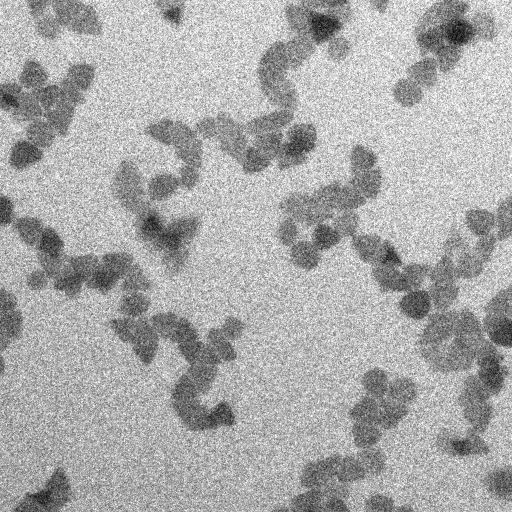
%> input picture MTF maker/MTF sample images/000.tif, 1024 x 1024 px (shown at 1/2 size); its folder holds only this picture in this run
$ octave MTF_maker.m   (GNU Octave 9; MATLAB toolbox functions it lacks are replaced by stand-ins)
%> lines starting %> are read from the running program, lines starting %| are printed output that depends on the picture; in (x1, y1, x2, y2) boxes, pixels count from 0 and x2, y2 are one past the last pixel; in counts of white or black regions, pixels touching at a corner belong together; the program's own positions count from 1
### MTF maker/rotational_avg.m
function [newx,newy]=rotational_avg(I)
    [center(1),center(2)]=find(I(:,:)==max(I(:)));
    l=length(I);
    distx=[1:l]-center(1);distx=repmat(distx,l,1);
    disty=[1:l]'-center(2);disty=repmat(disty,1,l);
    dist=sqrt(distx.^2+disty.^2);
    dist=reshape(dist,[length(dist(:)),1]);
    I1D=reshape(I,[l^2,1]);
    I1D=cat(2,dist,I1D);
    mask=(I1D(:,1)<(l/2));
    distance=I1D(:,1);y=I1D(:,2);
    distance=distance(mask);
    y=y(mask);
    distanceBin=(1:l)-1;
    newy=zeros([l 1]);
    [~,LocB] = ismembertol(distance,distanceBin,0.5, 'DataScale', 1);
    for i = 1 : length(distanceBin)
       mask=(LocB==i);
       newy(i)=mean(y(mask));
    end
    %newy(1:20)=NaN;
    newy=newy';
    newx=1:l;
end

### MTF maker/MTF_maker.m
% NAME:  MTF_maker.m
% PURPOSE:  This script is designed to extract and output the modulation transfer function
%           (MTF) from noisy TEM image(s).
% INCLUDE:
%           rotational_avg.m: calculate 1D center rotational averaged value from a 2D matrix
% INPUT:
%           imagePath:    string. Name of the folder storing your sample images.
%                         supports jpg and tif (don't put random files inside)
%           samplingArea: int, scalar. How much area you want to sample from the image(s)
%                         Should include pure noise, no feature(particle).
%                         Better larger than 50 pixels.
%           cropStart:    int, 1-by-2. The strating pixel position you want to sample.
%                         When the script is running, watch the red box. Make sure no
%                         feature(particle) is inside.
%           outputRES:    int, scalar. Size of the output, should be the same of the image
%                         you want to simulate
% OUTPUT:
%           a 2D matrix recording MTF of your sample image(s): MTFmatrix{%outputRES}.mat
% REFERENCE: L. Yao, et. al. ACS. Cent. Sci (2020)
% HISTORY:  written by Lehan, 2019/07/15
%   edited by Lehan, 2020/3/19, package the code together
%
%%%%%%%%%%parameter input%%%%%%%%%
imagePath='MTF sample images';
samplingArea = 200; %px, better larger than 50 pixels
outputRES=512;
cropStart = [510,545];
%%%%%%%%%%%%%%%%%%%%%%%%%%%%%%%%%%
%%
nameList = dir(imagePath);
nameList_new = {};
for i = 1 :length(nameList)
    name = nameList(i).name;
    if length(name)<5
        continue;
    end
    if or(name(end-3:end)=='.tif', name(end-3:end)=='.jpg')
        nameList_new{end+1} = name;
    end
end
y=zeros([1,samplingArea]);
figure(1);clf;set(gca, 'YDir','reverse');
for i = 1: length(nameList_new)
    I0 = imread([imagePath,'/',nameList_new{i}]);
%> I0 is the input picture: size 1024x1024 uint8; min 0, max 255, mean 169.5
    I0 = mean(I0,3)/255;
%> I0: size 1024x1024 double
    I=I0(cropStart(1):cropStart(1)+samplingArea-1,cropStart(2):cropStart(2)+samplingArea-1);
    I=double(I);
    imshow(I0);
    hold on
    box = repmat(cropStart,5,1);
    box(2,1) =  box(2,1)+samplingArea;
    box(3,:) =  box(3,:)+samplingArea;
    box(4,2) =  box(4,2)+samplingArea;
    plot(box(:,1),box(:,2),'color','r','LineWidth',1.5)
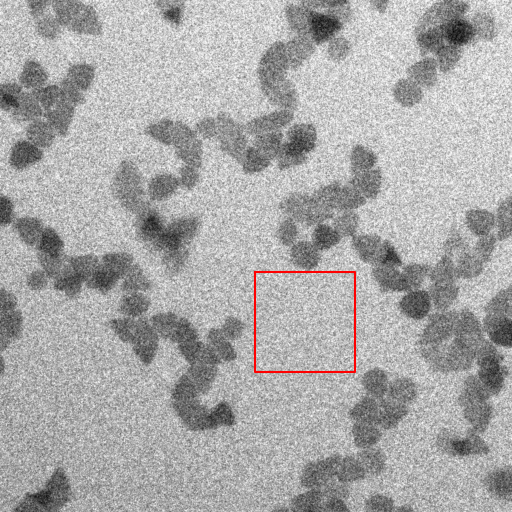
%> figure redrawn from the program's plot data; shown at 1/2 size
    drawnow
    FT=fft2(I);
    FT=fftshift(FT);
    FT=abs(FT).^2;
    [x,y_tmp]=rotational_avg(FT);
%> in rotational_avg, `distx=[1:l]-center(1)`: distx = 200 values from -100 to 99
%> in rotational_avg, `distx=repmat(distx,l,1)`:
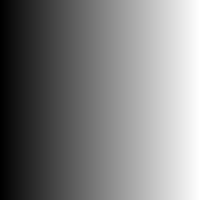
%> distx: size 200x200 double; min -100, max 99, mean -0.5; drawn with min black and max white
%> in rotational_avg, `dist=sqrt(distx.^2+disty.^2);`:
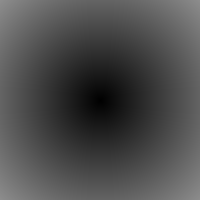
%> dist: size 200x200 double; min 0, max 141.4, mean 76.5
%> in rotational_avg, `mask=(I1D(:,1)<(l/2));`: mask = 40000 logical values, 31397 true
%> x = 200 values from 1 to 200
    y=y+y_tmp;
    disp(strcat('current frame:',num2str(i)));
end
y=y.^0.5;
x=x./samplingArea;
%> x = 200 values from 0.005 to 1
%%
figure(2);clf;set(gca, 'YDir','normal');
y_=y;
frequency=0.05;
y_(x<frequency)=NaN;
new_x=0:0.001:frequency+0.05;
reg_y=y_(x>=frequency);reg_y=reg_y(~isnan(reg_y));
%> after `reg_y=reg_y(~isnan(reg_y))`: reg_y = 92 values, max 68 at index 1, min 16.39 at index 92, mean 32.56
reg_x=x(x>=frequency);reg_x=reg_x(~isnan(reg_y));
%> after `reg_x=x(x>=frequency)`: reg_x = 191 values from 0.05 to 1
%> after `reg_x=reg_x(~isnan(reg_y))`: reg_x = 92 values from 0.05 to 0.505
reg_y=reg_y(reg_x>frequency & reg_x<frequency+0.05);
%> reg_y = [57.45 51.69 56.32 57.21 54.78 60.69 57.46 53.38 48.44]
reg_x=reg_x(reg_x>frequency & reg_x<frequency+0.05);
%> reg_x = [0.055 0.06 0.065 0.07 0.075 0.08 0.085 0.09 0.095]
a=[ones(length(reg_x),1) reg_x']\reg_y';
newy=a(2).*new_x+a(1);
%> newy = 101 values, max 61.57 at index 1, min 53.17 at index 101, mean 57.37
y_(x<frequency)=a(2).*x(x<frequency)+a(1);
y_=y_/(max(newy));
y_=cat(2,[1],y_);
x=cat(2,[0],x);
%> x = 201 values from 0 to 1
plot(x,y_,'blue');
hold on
plot(x(x<frequency),y_(x<frequency),'red');
xlim([0 0.5]);ylabel('MTF');
ylim([0 1]);xlabel ('frequency')
%> after `xlabel ('frequency')`:
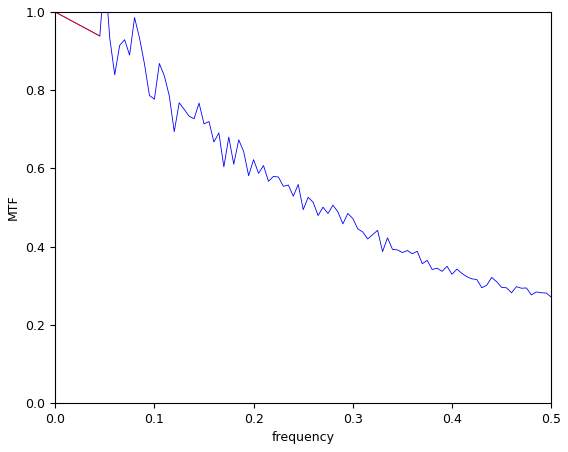
%> figure redrawn from the program's plot data; highest point at x = 0.05, y = 1.1, above the top of the axes; curve peaks at x = 0, y = 1
%%
figure(3);clf;
scale=outputRES/samplingArea;
center(1)=outputRES/2+1;center(2)=outputRES/2+1;
distx=[1:outputRES]-center(1);distx=repmat(distx,outputRES,1);
disty=[1:outputRES]'-center(2);disty=repmat(disty,1,outputRES);
dist=sqrt(distx.^2+disty.^2);
dist=(floor((dist+0.499999)/scale));
for i = 1:length(dist(:))
       dist(i)=y_(dist(i)+1);
end
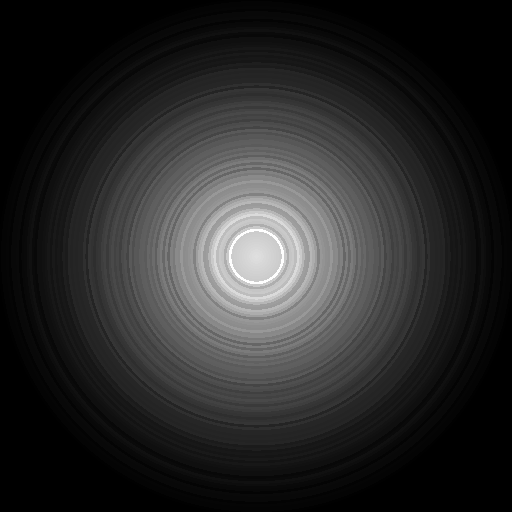
%> dist: size 512x512 double; 19.06% of the values are NaN or infinite; the others: min 0.266, max 1.1, mean 0.439; drawn with min black, max white, NaN and infinite black
dist(isnan(dist))=0;
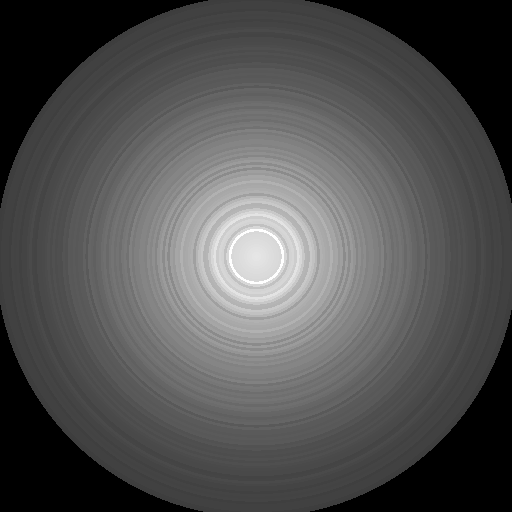
%> dist: size 512x512 double; 19.06% of pixels changed, all inside (x1, y1, x2, y2) = (0, 0, 512, 512); drawn with min black and max white
imshow(dist);
colormap('parula')
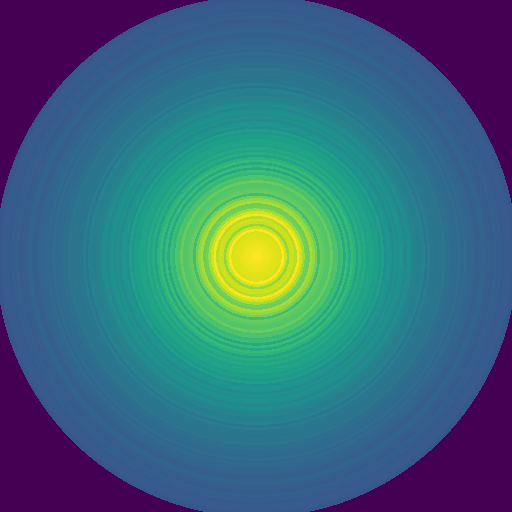
%> displayed picture: size 512x512x3, on the screen's scale of 0 to 255; mean R, G, B 56.8, 103.8, 123.8
MTFmatrix=dist;
save(['MTFmatrix',num2str(outputRES)],'MTFmatrix');
disp(['saved to ','MTFmatrix',num2str(outputRES),'.mat'])

$ run again, on MTF maker/MTF sample images/060.tif
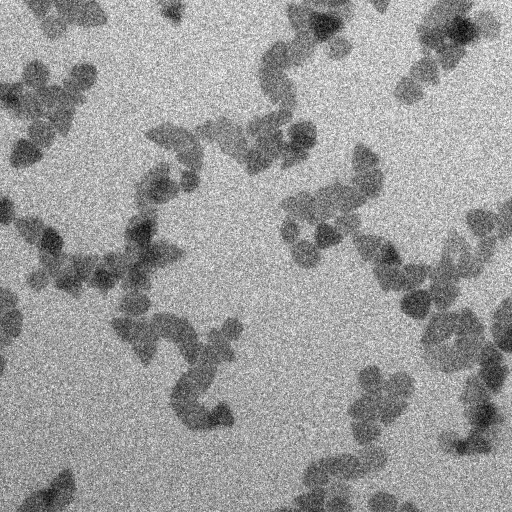
%> input picture MTF maker/MTF sample images/060.tif, 1024 x 1024 px (shown at 1/2 size)
%> I0 is the input picture: size 1024x1024 uint8; min 0, max 255, mean 154.1
%> I0: size 1024x1024 double
%> distx = 200 values from -100 to 99
%> mask = 40000 logical values, 31397 true
%> `[x,y_tmp]=rotational_avg(FT);`: x = 200 values from 1 to 200
%> `x=x./samplingArea;`: x = 200 values from 0.005 to 1
%> `reg_y=reg_y(~isnan(reg_y))`: reg_y = 92 values, max 69.4 at index 2, min 16.17 at index 92, mean 32.29
%> `reg_x=x(x>=frequency)`: reg_x = 191 values from 0.05 to 1
%> `reg_x=reg_x(~isnan(reg_y))`: reg_x = 92 values from 0.05 to 0.505
%> `reg_y=reg_y(reg_x>frequency & reg_x<frequency+0.05);`: reg_y = [69.4 59.7 53.79 57.31 56.59 51.07 51.47 49.31 52.15]
%> `reg_x=reg_x(reg_x>frequency & reg_x<frequency+0.05);`: reg_x = [0.055 0.06 0.065 0.07 0.075 0.08 0.085 0.09 0.095]
%> newy = 101 values, max 83.4 at index 1, min 46.39 at index 101, mean 64.9
%> `x=cat(2,[0],x);`: x = 201 values from 0 to 1
%> `dist(isnan(dist))=0;`:
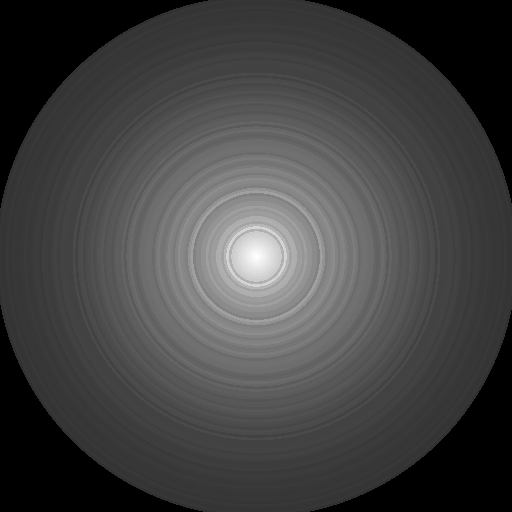
%> dist: size 512x512 double; min 0, max 1, mean 0.262
%> `colormap('parula')`:
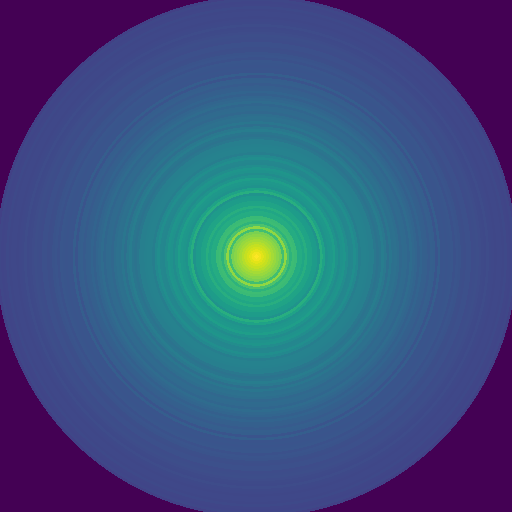
%> displayed picture: size 512x512x3, on the screen's scale of 0 to 255; mean R, G, B 56.6, 80.9, 127.6
